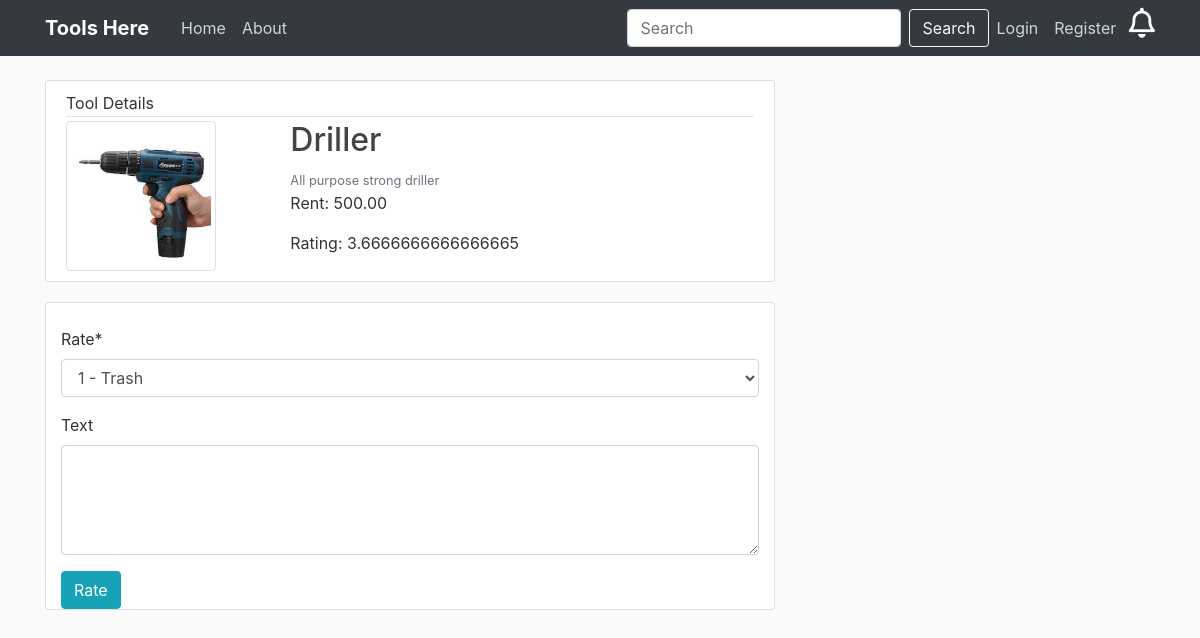
The page /post/2/rate on the database its author committed.
### home/models.py (models this page shows, shortened)
class Post(models.Model):
	tool = models.CharField(max_length=100)
	content = models.CharField(max_length=300)
	rent = models.DecimalField(decimal_places=2,max_digits=12)
	rent_type = models.CharField(max_length=100,choices=RENT_CHOICES,default=RENT_CHOICES[0][0])
	rating = models.FloatField(default=0)
	owner = models.ForeignKey(CustomUser, on_delete=models.CASCADE)
	image = models.ImageField(default='default.jpg', upload_to='tool_pics')
	available = models.BooleanField(default=False)

### home/views.py (the view)
# urls.py: path('post/<int:pk>/rate', Rate, name='rate-post'),
def Rate(request, pk):
	post = Post.objects.get(id=pk)#pk is the post id passed from url
	user = request.user
	if request.method == 'POST':
		form = RateForm(request.POST)
		if form.is_valid():
			rate = form.save(commit=False)
			rate.user = user
			rate.post = post
			rate.save()
			return HttpResponseRedirect(reverse('post-detail',args=[pk])) #post details lekk aanu thirich povuka
	else:
		form = RateForm()
	context = {
		'form': form,
		'post': post,
	}
	template = loader.get_template('rate.html')
	return HttpResponse(template.render(context,request))

### home/forms.py
class RateForm(forms.ModelForm):
	text = forms.CharField(widget=forms.Textarea(attrs={'class':'materialize-textarea','rows':4}), required=False)
	rate = forms.ChoiceField(choices=RATE_CHOICES, widget=forms.Select(), required=True)
	class Meta:
		model = Review
		fields = ('rate','text')

### home/templates/rate.html (shortened to what this page needs)
{% extends "base.html" %}
{% load crispy_forms_tags %}
{% block content %}
      <article class="media content-section">
          <div class="media-body">
            <div class="article-metadata">Tool Details</div>
            <div class="row padding">
              <div class="col-md-4">
                <img class="img-thumbnail" src="{{ post.image.url }}" width="150" height="150">
              </div>
              <div>
                <h2 class="article-title">{{ post.tool }}</h2>
                <small class="text-muted">{{ post.content }}</small>
                <p>Rent: {{ post.rent }}</p>
                <p class="article-content">Rating: {{ post.rating }}</p>
              </div>
            </div>
          </div>
      </article>
  <div class="row">
    <div class="col s12 m12">
      <div class="card horizontal">
        <div class="card-stacked">
          <div class="card-content">
            <br>
            <form method="POST" action="" role="form" class="col s12">
              {{ form|crispy }}
              <button type="submit" name="action" class="btn btn-info">Rate</button>
            </form>
          </div>
        </div>
      </div>
    </div>
  </div>
{% endblock content %}

### tools2/static/home/main.css (style rules this page uses)
body { background: #fafafa; color: #333333; margin-top: 5rem; }
h1, h2, h3, h4, h5, h6 { color: #444444; }
.content-section { background: #ffffff; padding: 10px 20px; border: 1px solid #dddddd; border-radius: 3px; margin-bottom: 20px; }
.article-title { color: #444444; }
.article-content { white-space: pre-line; }
.article-metadata { padding-bottom: 1px; margin-bottom: 4px; border-bottom: 1px solid #e3e3e3 }

### rows shown on the page
Post: image (picture), tool "Driller", content "All purpose strong driller", rent "500.00", rating "3.6666666666666665"
